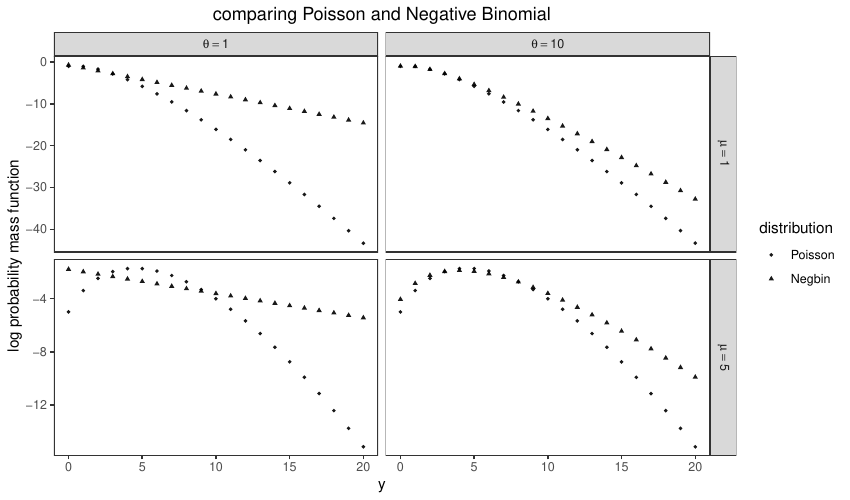

Generate this figure with R:
library("ggplot2")
library("MASS")

my.dnegbin = function(k, mu, theta, log = FALSE)
{
    log.d = lgamma(k+theta) - lgamma(k+1) - lgamma(theta) +
      theta*log(theta/(mu+theta)) + k*log(mu/(mu+theta))
    
    if(log){log.d}else{exp(log.d)}
}

x  = seq(0, 20, 1) 
dat = rbind(data.frame(x = x,
                       y = dpois(x, lambda = 1, log = TRUE),
                       distribution = "Poisson",
                       mu = "mu == 1",
                       theta = "theta == 1"),
            data.frame(x = x,
                       y = my.dnegbin(x, mu = 1, theta = 1, log = TRUE),
                       distribution = "Negbin",
                       mu = "mu == 1",
                       theta = "theta == 1"),
            data.frame(x = x,
                       y = dpois(x, lambda = 1, log = TRUE),
                       distribution = "Poisson",
                       mu = "mu == 1",
                       theta = "theta == 10"),
            data.frame(x = x,
                       y = my.dnegbin(x, mu = 1, theta = 10, log = TRUE),
                       distribution = "Negbin",
                       mu = "mu == 1",
                       theta = "theta == 10"),
            data.frame(x = x,
                       y = dpois(x, lambda = 5, log = TRUE),
                       distribution = "Poisson",
                       mu = "mu == 5",
                       theta = "theta == 1"),
            data.frame(x = x,
                       y = my.dnegbin(x, mu = 5, theta = 1, log = TRUE),
                       distribution = "Negbin",
                       mu = "mu == 5",
                       theta = "theta == 1"),
            data.frame(x = x,
                       y = dpois(x, lambda = 5, log = TRUE),
                       distribution = "Poisson",
                       mu = "mu == 5",
                       theta = "theta == 10"),
            data.frame(x = x,
                       y = my.dnegbin(x, mu = 5, theta = 10, log = TRUE),
                       distribution = "Negbin",
                       mu = "mu == 5",
                       theta = "theta == 10"))
 

ggplot(dat) + 
  geom_point(aes(x=x, y=y, shape = distribution),
             size = 1, alpha = 0.9) + 
  facet_grid(mu ~ theta, scales = "free_y",
             labeller = label_parsed) + 
  theme_bw() + 
  theme(panel.grid.major = element_blank(),
        panel.grid.minor = element_blank(),
        plot.title = element_text(hjust = 0.5)) +
  xlab("y") + ylab("log probability mass function") + 
  ggtitle("comparing Poisson and Negative Binomial")
ggsave("poisson_negbin.pdf", height = 5, width = 8.5)

 